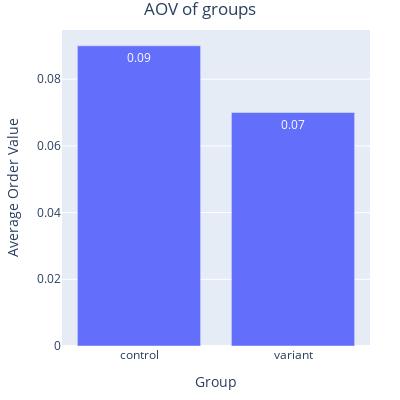

The code cell stored with this chart in its notebook:
### Markdown cell above
# AOV - Average Order Value

### Code cell
aov = round(users.pivot_table(index='variant_name', values='revenue', aggfunc='mean'), 2).reset_index()
aov.columns = ['variant_name', 'Average Order Value']

fig = px.bar(aov, x='variant_name', y="Average Order Value", height=400, width=400, text_auto=True)
fig.update_layout(
    margin=dict(l=30, r=30, t=30, b=30),
    yaxis=dict(
    title_text="Average Order Value"
    ),
    xaxis=dict(
    title_text="Group"
    ),
    title_text='AOV of groups',
    title_x=0.5
)
fig.show()

### Figure 1 — Plotly figure (JSON) as saved in the notebook; plotly's stock layout.template omitted (floating-point values rounded to 4 significant figures)
{"data": [{"alignmentgroup": "True", "hovertemplate": "variant_name=%{x}<br>Average Order Value=%{y}<extra></extra>", "legendgroup": "", "marker": {"color": "#636efa", "pattern": {"shape": ""}}, "name": "", "offsetgroup": "", "orientation": "v", "showlegend": false, "textposition": "auto", "texttemplate": "%{y}", "type": "bar", "x": ["control", "variant"], "xaxis": "x", "y": [0.09, 0.07], "yaxis": "y"}], "layout": {"barmode": "relative", "height": 400, "legend": {"tracegroupgap": 0}, "margin": {"b": 30, "l": 30, "r": 30, "t": 30}, "title": {"text": "AOV of groups", "x": 0.5}, "width": 400, "xaxis": {"anchor": "y", "domain": [0, 1], "title": {"text": "Group"}}, "yaxis": {"anchor": "x", "domain": [0, 1], "title": {"text": "Average Order Value"}}}}
